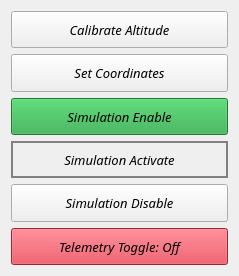
   <widget class="QWidget" name="telemetry_container_4" native="true">
    <property name="geometry">
     <rect>
      <x>270</x>
      <y>1090</y>
      <width>239</width>
      <height>276</height>
     </rect>
    </property>
    <layout class="QGridLayout" name="gridLayout_9">
     <item row="0" column="1">
      <widget class="QPushButton" name="calibrate_alt_button">
       <property name="sizePolicy">
        <sizepolicy hsizetype="Minimum" vsizetype="Minimum">
         <horstretch>0</horstretch>
         <verstretch>0</verstretch>
        </sizepolicy>
       </property>
       <property name="font">
        <font>
         <family>Sans Serif Collection</family>
         <pointsize>10</pointsize>
         <weight>50</weight>
         <italic>true</italic>
         <bold>false</bold>
        </font>
       </property>
       <property name="styleSheet">
        <string notr="true"/>
       </property>
       <property name="text">
        <string>Calibrate Altitude</string>
       </property>
      </widget>
     </item>
     <item row="15" column="1">
      <widget class="QPushButton" name="set_coordinates_button">
       <property name="sizePolicy">
        <sizepolicy hsizetype="Minimum" vsizetype="Minimum">
         <horstretch>0</horstretch>
         <verstretch>0</verstretch>
        </sizepolicy>
       </property>
       <property name="font">
        <font>
         <family>Sans Serif Collection</family>
         <pointsize>10</pointsize>
         <weight>50</weight>
         <italic>true</italic>
         <bold>false</bold>
        </font>
       </property>
       <property name="styleSheet">
        <string notr="true"/>
       </property>
       <property name="text">
        <string>Set Coordinates</string>
       </property>
      </widget>
     </item>
     <item row="18" column="1">
      <widget class="QPushButton" name="sim_enable_button">
       <property name="sizePolicy">
        <sizepolicy hsizetype="Minimum" vsizetype="Minimum">
         <horstretch>0</horstretch>
         <verstretch>0</verstretch>
        </sizepolicy>
       </property>
       <property name="font">
        <font>
         <family>Sans Serif Collection</family>
         <pointsize>10</pointsize>
         <italic>true</italic>
        </font>
       </property>
       <property name="styleSheet">
        <string notr="true">QPushButton{background-color: rgba(40, 167, 69, 1);} QPushButton:hover{background-color: rgba(36, 149, 62, 1);}</string>
       </property>
       <property name="text">
        <string>Simulation Enable</string>
       </property>
      </widget>
     </item>
     <item row="20" column="1">
      <widget class="QPushButton" name="sim_disable_button">
       <property name="sizePolicy">
        <sizepolicy hsizetype="Minimum" vsizetype="Minimum">
         <horstretch>0</horstretch>
         <verstretch>0</verstretch>
        </sizepolicy>
       </property>
       <property name="font">
        <font>
         <family>Sans Serif Collection</family>
         <pointsize>10</pointsize>
         <weight>50</weight>
         <italic>true</italic>
         <bold>false</bold>
        </font>
       </property>
       <property name="styleSheet">
        <string notr="true"/>
       </property>
       <property name="text">
        <string>Simulation Disable</string>
       </property>
      </widget>
     </item>
     <item row="19" column="1">
      <widget class="QPushButton" name="sim_activate_button">
       <property name="sizePolicy">
        <sizepolicy hsizetype="Minimum" vsizetype="Minimum">
         <horstretch>0</horstretch>
         <verstretch>0</verstretch>
        </sizepolicy>
       </property>
       <property name="font">
        <font>
         <family>Sans Serif Collection</family>
         <pointsize>10</pointsize>
         <italic>true</italic>
        </font>
       </property>
       <property name="styleSheet">
        <string notr="true">border: 2px solid grey;</string>
       </property>
       <property name="text">
        <string>Simulation Activate</string>
       </property>
      </widget>
     </item>
     <item row="21" column="1">
      <widget class="QPushButton" name="telemetry_toggle_button">
       <property name="sizePolicy">
        <sizepolicy hsizetype="Minimum" vsizetype="Minimum">
         <horstretch>0</horstretch>
         <verstretch>0</verstretch>
        </sizepolicy>
       </property>
       <property name="font">
        <font>
         <family>Sans Serif Collection</family>
         <pointsize>10</pointsize>
         <weight>50</weight>
         <italic>true</italic>
         <bold>false</bold>
        </font>
       </property>
       <property name="styleSheet">
        <string notr="true">QPushButton{background-color: rgba(220, 53, 69, 1);} QPushButton:hover{background-color: rgba(200, 45, 59, 1);}</string>
       </property>
       <property name="text">
        <string>Telemetry Toggle: Off</string>
       </property>
      </widget>
     </item>
    </layout>
   </widget>
